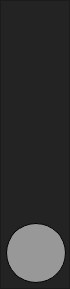
        <widget class="QFrame" name="frame_left_menu">
         <property name="minimumSize">
          <size>
           <width>70</width>
           <height>0</height>
          </size>
         </property>
         <property name="maximumSize">
          <size>
           <width>70</width>
           <height>16777215</height>
          </size>
         </property>
         <property name="styleSheet">
          <string notr="true">background-color: rgb(35, 35, 35);</string>
         </property>
         <property name="frameShape">
          <enum>QFrame::StyledPanel</enum>
         </property>
         <property name="frameShadow">
          <enum>QFrame::Raised</enum>
         </property>
         <layout class="QVBoxLayout" name="verticalLayout_3">
          <property name="leftMargin">
           <number>0</number>
          </property>
          <property name="topMargin">
           <number>0</number>
          </property>
          <property name="rightMargin">
           <number>0</number>
          </property>
          <property name="bottomMargin">
           <number>0</number>
          </property>
          <item alignment="Qt::AlignTop">
           <widget class="QFrame" name="frame_top_menus">
            <property name="styleSheet">
             <string notr="true">text-align:left;
padding-left:12px;</string>
            </property>
            <property name="frameShape">
             <enum>QFrame::NoFrame</enum>
            </property>
            <property name="frameShadow">
             <enum>QFrame::Raised</enum>
            </property>
            <layout class="QGridLayout" name="gridLayout">
             <property name="leftMargin">
              <number>0</number>
             </property>
             <property name="topMargin">
              <number>0</number>
             </property>
             <property name="rightMargin">
              <number>0</number>
             </property>
             <property name="bottomMargin">
              <number>0</number>
             </property>
             <item row="1" column="0">
              <widget class="QPushButton" name="btn_page_2">
               <property name="minimumSize">
                <size>
                 <width>0</width>
                 <height>40</height>
                </size>
               </property>
               <property name="styleSheet">
                <string notr="true">QPushButton {
	color: rgb(255, 255, 255);
	background-color: rgb(35, 35, 35);
	background-repeat: no-repeat;
	border: 0px solid;

	
	
	
}
QPushButton:hover {
	border-left: 3px solid rgb(85, 170, 255);
border-bottom-left-radius: 7px 7px;
border-top-left-radius: 7px 7px;
background-color: rgb(30, 30, 30);
	margin-right:12px;
	margin-left:0px;
}</string>
               </property>
               <property name="text">
                <string/>
               </property>
               <property name="icon">
                <iconset>
                 <normaloff>img/add_ico.png</normaloff>img/add_ico.png</iconset>
               </property>
               <property name="iconSize">
                <size>
                 <width>20</width>
                 <height>20</height>
                </size>
               </property>
              </widget>
             </item>
             <item row="0" column="0">
              <widget class="QPushButton" name="btn_page_1">
               <property name="enabled">
                <bool>true</bool>
               </property>
               <property name="minimumSize">
                <size>
                 <width>0</width>
                 <height>40</height>
                </size>
               </property>
               <property name="styleSheet">
                <string notr="true">QPushButton {
	color: rgb(255, 255, 255);
	background-color: rgb(35, 35, 35);
	background-repeat: no-repeat;
	border: 0px solid;

	
	
	
}
QPushButton:hover {
	border-left: 3px solid rgb(85, 170, 255);
border-bottom-left-radius: 7px 7px;
border-top-left-radius: 7px 7px;
background-color: rgb(30, 30, 30);
	margin-right:12px;
	margin-left:0px;
}</string>
               </property>
               <property name="text">
                <string/>
               </property>
               <property name="icon">
                <iconset>
                 <normaloff>img/home_page.png</normaloff>img/home_page.png</iconset>
               </property>
               <property name="iconSize">
                <size>
                 <width>20</width>
                 <height>20</height>
                </size>
               </property>
              </widget>
             </item>
             <item row="2" column="0">
              <widget class="QPushButton" name="btn_page_3">
               <property name="minimumSize">
                <size>
                 <width>0</width>
                 <height>40</height>
                </size>
               </property>
               <property name="styleSheet">
                <string notr="true">QPushButton {
	color: rgb(255, 255, 255);
	background-color: rgb(35, 35, 35);
	background-repeat: no-repeat;
	border: 0px solid;

	
	
	
}
QPushButton:hover {
	border-left: 3px solid rgb(85, 170, 255);
border-bottom-left-radius: 7px 7px;
border-top-left-radius: 7px 7px;
background-color: rgb(30, 30, 30);
	margin-right:12px;
	margin-left:0px;
}</string>
               </property>
               <property name="text">
                <string/>
               </property>
               <property name="icon">
                <iconset>
                 <normaloff>img/settings_ico.png</normaloff>img/settings_ico.png</iconset>
               </property>
               <property name="iconSize">
                <size>
                 <width>20</width>
                 <height>20</height>
                </size>
               </property>
              </widget>
             </item>
             <item row="3" column="0">
              <widget class="QPushButton" name="btn_page_4">
               <property name="minimumSize">
                <size>
                 <width>0</width>
                 <height>40</height>
                </size>
               </property>
               <property name="styleSheet">
                <string notr="true">QPushButton {
	color: rgb(255, 255, 255);
	background-color: rgb(35, 35, 35);
	background-repeat: no-repeat;
	border: 0px solid;

	
	
	
}
QPushButton:hover {
	border-left: 3px solid rgb(85, 170, 255);
border-bottom-left-radius: 7px 7px;
border-top-left-radius: 7px 7px;
background-color: rgb(30, 30, 30);
	margin-right:12px;
	margin-left:0px;
}</string>
               </property>
               <property name="text">
                <string/>
               </property>
               <property name="icon">
                <iconset>
                 <normaloff>img/stats.png</normaloff>img/stats.png</iconset>
               </property>
               <property name="iconSize">
                <size>
                 <width>20</width>
                 <height>20</height>
                </size>
               </property>
              </widget>
             </item>
            </layout>
           </widget>
          </item>
          <item alignment="Qt::AlignHCenter|Qt::AlignBottom">
           <widget class="QLabel" name="label_20">
            <property name="minimumSize">
             <size>
              <width>66</width>
              <height>20</height>
             </size>
            </property>
            <property name="maximumSize">
             <size>
              <width>200</width>
              <height>16777215</height>
             </size>
            </property>
            <property name="font">
             <font>
              <family>Sitka</family>
              <pointsize>15</pointsize>
              <weight>50</weight>
              <bold>false</bold>
             </font>
            </property>
            <property name="styleSheet">
             <string notr="true">color: rgb(112, 112, 112);</string>
            </property>
            <property name="text">
             <string/>
            </property>
            <property name="alignment">
             <set>Qt::AlignCenter</set>
            </property>
           </widget>
          </item>
          <item alignment="Qt::AlignHCenter">
           <widget class="QPushButton" name="pushButton_8">
            <property name="minimumSize">
             <size>
              <width>70</width>
              <height>70</height>
             </size>
            </property>
            <property name="maximumSize">
             <size>
              <width>70</width>
              <height>70</height>
             </size>
            </property>
            <property name="styleSheet">
             <string notr="true">QPushButton{
background-color: rgb(152, 152, 152);
border:1px solid black;
margin: 5px;
border-radius:30px;
}
QPushButton:hover{
border:2px solid rgb(85, 170, 255);
}
</string>
            </property>
            <property name="text">
             <string/>
            </property>
            <property name="icon">
             <iconset>
              <normaloff>img/User-icon.png</normaloff>img/User-icon.png</iconset>
            </property>
            <property name="iconSize">
             <size>
              <width>40</width>
              <height>40</height>
             </size>
            </property>
            <property name="autoExclusive">
             <bool>false</bool>
            </property>
           </widget>
          </item>
         </layout>
        </widget>
